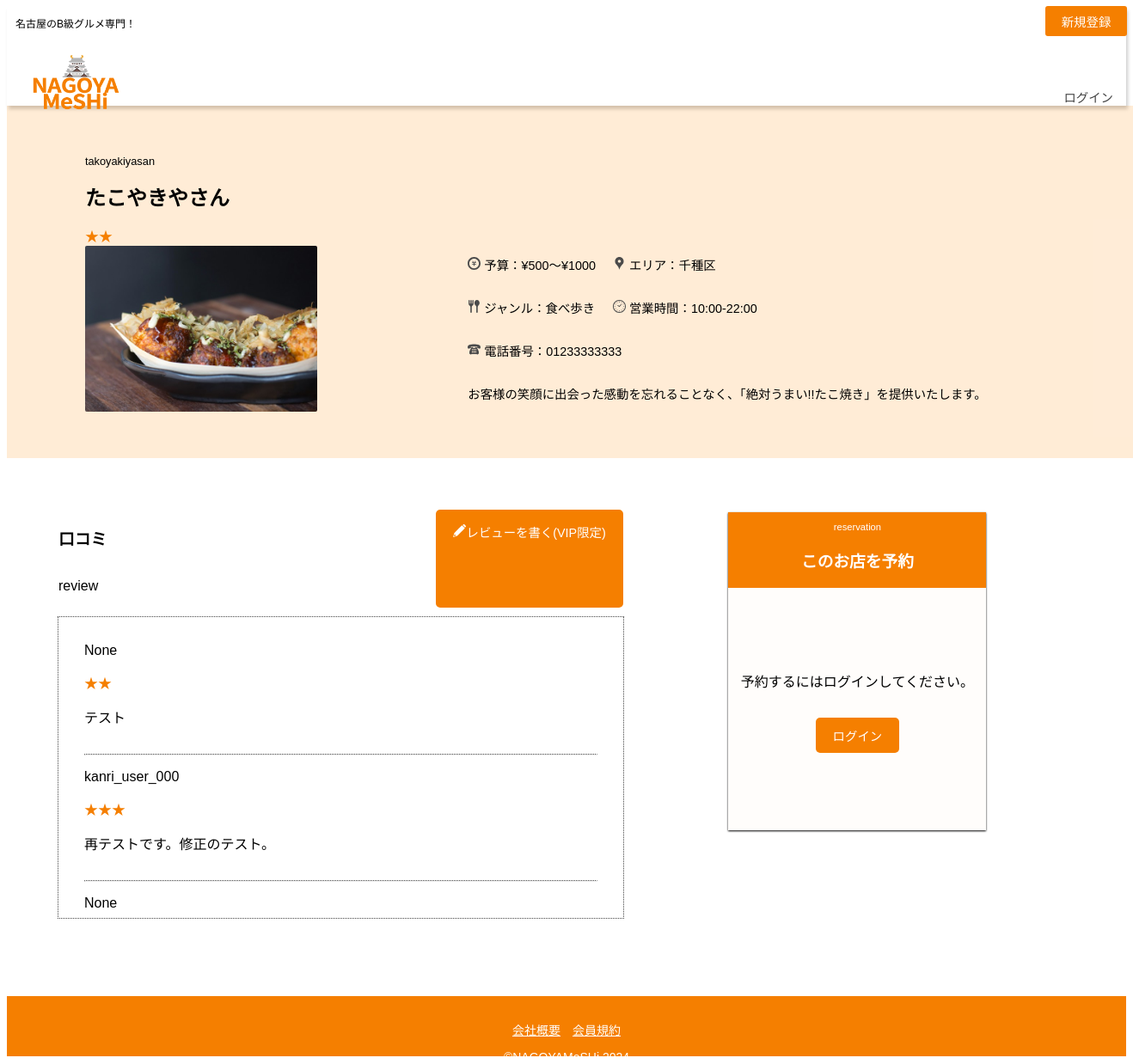
The app's page /general/shop_detail/1/ with its own data.
### commondb/models/restaurant.py (models this page shows, shortened)
class Restaurant(models.Model):
    name = models.CharField(max_length=100, verbose_name="店舗名")
    name_alphabet = models.CharField(max_length=100, validators=[RegexValidator(r'^[a-zA-Z]+$')], verbose_name="店舗名アルファベット表記")
    genre = models.ForeignKey(Genre, on_delete=models.CASCADE, verbose_name="カテゴリー")
    address = models.CharField(max_length=100, verbose_name="所在地")
    area = models.ForeignKey(Area, on_delete=models.CASCADE, verbose_name="エリア")
    phone = models.CharField(max_length=20, verbose_name="電話番号")
    time = models.CharField(max_length=100, verbose_name="営業時間")
    price_low = models.CharField(max_length=5 ,verbose_name="下限価格")
    price_high = models.CharField(max_length=5, verbose_name="上限価格")
    image = models.ImageField(upload_to='restaurant_images', null=True, blank=True, verbose_name="画像")
    information = models.TextField(max_length=300, verbose_name="お店の説明")

### commondb/models/genre.py (models this page shows, shortened)
class Genre(models.Model):
    name = models.CharField(max_length=100, verbose_name="ジャンル名")
    image = models.ImageField(upload_to='genre_images', null=True, blank=True, verbose_name="バナー画像")
    def __str__(self):
        return self.name

### commondb/models/area.py (models this page shows)
class Area(models.Model):
    name = models.CharField(max_length=100,default="")
    def __str__(self):
        return self.name

### commondb/models/review.py (models this page shows, shortened)
class Review(models.Model):
    restaurant = models.ForeignKey(Restaurant, verbose_name="店名", on_delete=models.CASCADE)
    user = models.ForeignKey(User, verbose_name="ユーザー名", null=True, on_delete=models.CASCADE)
    visit_date = models.DateField(verbose_name="訪問日")
    rating = models.IntegerField(choices=[(1, '★'), (2, '★★'), (3, '★★★'), (4, '★★★★'), (5, '★★★★★')], verbose_name="評価")
    comment = models.TextField(verbose_name="コメント")
    image1 = models.ImageField(upload_to='review_images/', null=True, blank=True, verbose_name="画像")
    image2 = models.ImageField(upload_to='review_images/', null=True, blank=True, verbose_name="画像")
    image3 = models.ImageField(upload_to='review_images/', null=True, blank=True, verbose_name="画像")

### commondb/models/user.py (models this page shows, shortened)
class User(AbstractUser):
    is_paid_member = models.BooleanField(verbose_name='有料会員', default=False)
    is_manage_member = models.BooleanField(verbose_name='管理者', default=False)
    class Meta:
        verbose_name = 'ユーザー'
        verbose_name_plural = 'ユーザー一覧'

### general/views/shop_detail_view.py (the view, shortened to what this page needs)
# urls.py: path('general/shop_detail/<int:pk>/', ShopTemplatelView.as_view(), name="shop_detail"),
class ShopTemplatelView(CreateView):
    model = Booking
    template_name = 'general/shop_detail.html'
    form_class = BookingForm
    def get_context_data(self, **kwargs):
        context = super().get_context_data(**kwargs)
        if self.request.user.is_authenticated:
            if self. request.user.is_paid_member:
                context['user_type'] = 'is_paid'
            else:
                context['user_type'] = 'member'
        else:
            context['user_type'] = 'no_member'
        restaurant_id = self.kwargs.get('pk')
        restaurant = get_object_or_404(Restaurant, pk=restaurant_id)
        context['restaurant'] = restaurant
        reviews = Review.objects.filter(restaurant_id=restaurant_id)
        context['reviews'] = reviews
        if reviews:
            average_rating = sum(review.rating for review in reviews) / len(reviews)
            context['average_rating'] = round(average_rating, 1)
            context['average_rating_stars'] = '<span style="color: #F57F00;">★</span>' * int(average_rating)
        else:
            context['average_rating'] = None
            context['average_rating_stars'] = None
        context['is_favorite'] = False
        if self.request.user.is_authenticated:
            if Favorite.objects.filter(user=self.request.user, restaurant=restaurant).exists():
                context['is_favorite'] = True
        context['form'] = BookingForm(initial={'restaurant': restaurant_id})
        return context

### general/templatetags/custom_filters.py (called while the page is built)
@register.filter(name='stars')
def stars(value):
    return '★' * value

### templates/general/shop_detail.html (shortened to what this page needs)
{% extends "base.html" %}
{% load custom_filters %}
    {% block content %}
    <div class="shop_info" id="fav-toggle">
        <div class="shop_info_L">
            <p>{{restaurant.name_alphabet}}</p>
            <span><h1>{{restaurant.name}}</h1></span>
            {% if average_rating_stars %}
            <div class="stars">
            {{ average_rating_stars|safe }}
            </div>
            {% endif %}
            <div>
                <img src="{{restaurant.image.url}}" alt="店舗イメージ">
            </div>
        </div>
        <div class="shop_info_R">
            <div class="price_genre">
                <div class="info-container">
                    <p><img class="icon" src="/static/general/images/price.svg" alt="予算" style="width: 15px; height: 15px;"> 予算：¥{{restaurant.price_low}}〜¥{{restaurant.price_high}}</p>
                    <p><img class="icon" src="/static/general/images/janre.svg" alt="ジャンル" style="width: 15px; height: 15px;"> ジャンル：{{restaurant.genre}}</p>
                </div>
                <div class="info-container">
                    <p><img class="icon" src="/static/general/images/map.svg" alt="エリア" style="width: 15px; height: 15px;"> エリア：{{restaurant.area}}</p>
                    <p><img class="icon" src="/static/general/images/time.svg" alt="営業時間" style="width: 15px; height: 15px;"> 営業時間：{{restaurant.time}}</p>
                </div>
            </div>
            <p><img class="icon" src="/static/general/images/phone.svg" alt="電話番号" style="width: 15px; height: 15px;"> 電話番号：{{restaurant.phone}}</p>
            <div class="info-scroll">
                <p>{{restaurant.information}}</p>
            </div>
        </div>
    </div>
    <div class="shop_contents">
        <div class="review_container">
            <div class="review_top_container">
                <div>
                    <h3>口コミ</h3>
                    <p>review</p>
                </div>
                {% if user.is_authenticated %}
                    {% if user_type == 'is_paid' %}
                        <a href="{% url 'submit_review' restaurant_id=restaurant.id %}" class="btn_rev">
                            <img class="icon" src="/static/general/images/pen.svg" style="width: 15px; height: 15px;">レビューを書く
                        </a>
                    {% else %}
                        <a href="{% url 'upgrade' %}" class="btn_rev">
                            <img class="icon" src="/static/general/images/pen.svg" style="width: 15px; height: 15px;">レビューを書く(VIP限定)
                        </a>
                    {% endif %}
                {% else %}
                    <a href="{% url 'register' %}" class="btn_rev">
                        <img class="icon" src="/static/general/images/pen.svg" style="width: 15px; height: 15px;">レビューを書く(VIP限定)
                    </a>
                {% endif %}
            </div>
            <div class="review_scroll">
                <div class="review_contents">
                    {% if reviews %}
                        {% for review in reviews %}
                        <p>{{review.user}}</p>
                        <div>
                            {% if review.rating %}
                                <span class="rating-stars">{{ review.rating|stars }}</span>
                            {% endif %}
                        </div>
                        <p>{{review.comment}}</p>
                        <hr class="hr_1">
                        {% endfor %}
                    {% else %}
                        <p>この店舗にはまだレビューがありません。</p>
                    {% endif %}
                </div>
            </div>
        </div>
        <div class="booking-container">
            <div class="booking_header">
                <p>reservation</p>
                <h3>このお店を予約</h3>
            </div>
            {% if user.is_authenticated %}
                {% if user.is_paid_member %}
                <form method="post" class="booking_form">
                    <div>
                        {% csrf_token %}
                        {{ form.as_p }}
                        <button type="submit">予約する</button>
                    </div>
                </form>
                {% else %}
                <div class="booking_n_form">
                <p>予約はVIP会員限定の機能です。</p>
                <a class="btn_basic" href="{% url 'upgrade' %}">VIPになる</a>
                </div>
                {% endif %}
            {% else %}
                <div class="booking_n_form">
                <p>予約するにはログインしてください。</p>
                <a class="btn_basic" href="{% url 'login' %}">ログイン</a>
                </div>
            {% endif %}
        </div>
    </div>
    {% endblock content %}

### static/css/stylesheet.css (style rules this page uses)
body { font-family: 'Hiragino Sans','Yu Gothic','Arial Narrow', Arial, sans-serif; }
a { color: #444444; text-decoration: none; }
.btn_basic { height: auto; width: auto; background-color: #F57F00; color: #FFF; padding: 0.5em 1.3em; border-radius: 5px; padding: 10px 20px; display: inline-block; font-size: 0.9rem; text-decoration: none; }
.hr_1 { border-top: 1px dotted #444444; margin: 15px 0; }
.shop_info { display: flex; justify-content: center; align-items: flex-end; height: 360px; width: 100vw; background-color: rgba(255, 135, 5, 0.16); position: relative; padding: 0 50px 50px 50px; }
.shop_info_L { width: 30%; min-width: 250px; margin-right: 30px; }
.shop_info_L p { font-size: 0.8rem; }
.shop_info_L h1 { font-size: 1.5rem; }
.shop_info_L img { width: 270px; min-width: 250px; max-width: 300px; border-radius: 2px; }
.shop_info_R { width: 60%; height: 200px; min-width: 300px; margin-left: 20px; padding-top: 12px; }
.info-container { display: flex; flex-direction: column; }
.price_genre { display: flex; justify-content: left; gap: 20px; }
.info-scroll { height: 110px; overflow-y: scroll; margin-top: 10px; }
.shop_info_R p { font-size: 0.9em; }
.shop_contents { display: flex; flex-direction: row; justify-content: center; align-items: flex-start; margin: 0 auto; padding: 30px 60px 0 60px; }
.review_container { display: flex; flex-direction: column; justify-content: center; align-items: center; width: 50%; }
.review_top_container { display: flex; flex-direction: row; justify-content: space-between; margin-bottom: 10px; width: 100%; }
.review_top_container h3,.review_top_container h3 p { display: inline-block; }
.review_top_container > div { align-self: self-end; }
.btn_rev { height: auto; width: auto; padding: 15px 20px; font-size: 0.9em; border-radius: 5px; background-color: #F57F00; color: #FFF; display: inline-block; }
.review_scroll { width: 100%; max-height: 350px; overflow-y: auto; border: 1px dotted #444444; }
.review_contents { margin: 30px; }
.rating-stars { color: #F57F00; }
.booking-container { display: flex; flex-direction: column; justify-content: center; align-items: center; width: 50%; filter: drop-shadow(0px 1px 1px #000000); padding-top: 33px; margin-left: 20px; }
.booking_header { background-color: #F57F00; color: #FFF; text-align: center; }
.booking_header p { font-size: 0.7em; }
.booking_header, .booking_form { width: 300px; min-width: 200px; }
.booking_n_form { background-color: #FFFDFB; width: 300px; min-width: 200px; text-align: center; }
.booking_n_form p { text-align: center; padding-top: 80px; }
.booking_n_form a { margin: 15px 0 90px 0; }
.review_container { width: 65%; height: auto; margin: 30px auto; }

### records on screen
Restaurant: name_alphabet "takoyakiyasan", name "たこやきやさん", image (picture), price_low "500", price_high "1000", genre "食べ歩き", area "千種区", time "10:00-22:00", phone "01233333333", information "お客様の笑顔に出会った感動を忘れることなく、「絶対うまい!!たこ焼き」を提供いたします。"
Review: user "None", rating|stars "★★", comment "テスト"
Review: user "kanri_user_000", rating|stars "★★★", comment "再テストです。修正のテスト。"
Review: user "None"

### other values on screen
{{ average_rating_stars|safe }} "★ ★"
